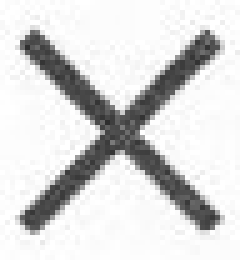
#> input picture template.jpg, 48 x 52 px (shown 5 times larger)
$ jupyter execute --allow-errors 'Complete Process on Single Image.ipynb'
#> lines starting #> are read from the running program, lines starting #| are printed output that depends on the picture; after the words box and inside, x2 and y2 are one past the last pixel; in counts of white or black regions, pixels touching at a corner belong together
[cell 1]
from PIL import Image
from pathlib import Path
from os import path
import numpy as np
import cv2
import imutils
from pprint import pprint

IMG_DIR = Path("SingleImageProcess")

## Convenience Functions

[cell 2]
def save_as_jpg(img, save_to):
#     RGB = "RGB"
    BW = "L"
    old = str(img) #img is a path
    old_name = str(img.name)
    new_name = old_name.rstrip(str(img.suffix))
    new_img = Image.open(img).convert(BW)
    name = path.join(save_to, new_name+".jpg")
    new_img.save(name)

## 1. setup and convert images to jpg

[cell 3]
# ensure saved as JPG, from JPEG and PNG
img = Path(IMG_DIR, "original.jpeg")
#> (the rest of this cell did not finish here and is left out)

## 2. rotate images to landscape

[cell 4]
image_path = Path(IMG_DIR, "original.jpg")
#> (the rest of this cell did not finish here and is left out)

## 3. ensure pictures right-side up with template search

[cell 5]
def find_match(template, target):
    method = cv2.TM_SQDIFF_NORMED
    result = cv2.matchTemplate(template, target, method)

    # minimum squared difference
    # image similarity score is maxVal
    mn, maxVal, mnLoc, maxLoc = cv2.minMaxLoc(result)

    # exaggerate the values to make it easier to set a cutoff point
    return (maxVal*100)**2

[cell 6]
# load images
TEMPLATE = "template.jpg"
#> TEMPLATE = 'template.jpg'
template_img = cv2.imread(TEMPLATE, 1) #1 is grayscale enum flag
#> template_img is the input picture: shape (52, 48, 3); min 46, max 255, mean 216.4

img_path = Path(IMG_DIR, "rotated.jpg")
test = str(img_path)
test_img = cv2.imread(test, 1) #1 is grayscale enum flag

# cropping box to reduce search area for target template
left = 8500
top = 8000
right = left + 700
bottom = top + 700

# get the target image from the template
# crop_img = img[y:y+h, x:x+w] #opencv's x and y are flipped
#> (the rest of this cell did not finish here and is left out)

## 4. crop off margins

[cell 7]
# cropping box to reduce search area for target template
left = 850
top = 710
right = 12560
bottom = 7300

img_path = Path(IMG_DIR, "upright.jpg")
file_name = str(img_path)
img = cv2.imread(file_name, 1) #1 is grayscale enum flag
#> (the rest of this cell did not finish here and is left out)

## 5. downscale images

[cell 8]
SCALE_PERCENT = 10 # percent of original size

img_path = Path(IMG_DIR, "cropped.jpg")
img_name = str(img_path)
img = cv2.imread(img_name, cv2.IMREAD_UNCHANGED)
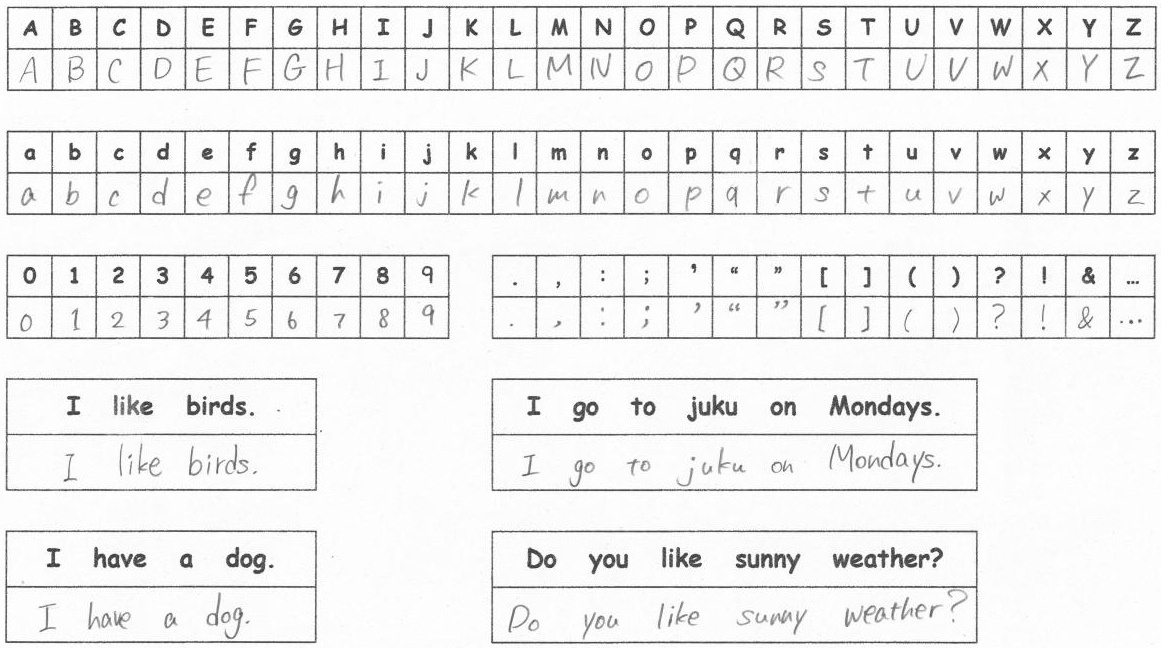
#> input picture BatchProcess/cropped.jpg, 1161 x 648 px, found by its file name
#> img is the input picture: shape (648, 1161, 3); min 35, max 255, mean 239

# calculate new size
width = int(img.shape[1] * SCALE_PERCENT / 100)
#> width = 116
height = int(img.shape[0] * SCALE_PERCENT / 100)
#> height = 64
new_size = (width, height)
#> new_size = (116, 64)

# resize image
resized = cv2.resize(img, new_size, interpolation = cv2.INTER_AREA)
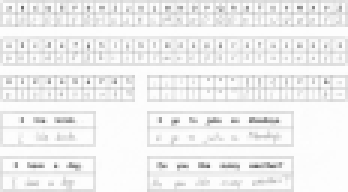
#> resized: shape (64, 116, 3) (shown 3 times larger); min 111, max 254, mean 239
resized_name = str(Path(IMG_DIR, "resized.jpg"))
cv2.imwrite(resized_name, resized)

print(f"cropped.jpg: {img.shape}, resized.jpg: {resized.shape}")
#| cropped.jpg: (648, 1161, 3), resized.jpg: (64, 116, 3)

## 6. deskew images

[cell 9]
def load(img):
    # load the image from disk
    image = cv2.imread(str(img))
#> image: shape (64, 116, 3); min 109, max 255, mean 238.9

    # convert to grayscale, flip foreground and background
    # foreground is now "white" and the background is "black"
    gray = cv2.cvtColor(image, cv2.COLOR_BGR2GRAY)
    gray = cv2.bitwise_not(gray)
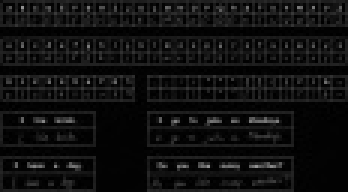
#> gray: shape (64, 116) (shown 3 times larger); min 0, max 146, mean 16.1

    # threshold the image, setting all foreground pixels to 255 and all background pixels to 0
    return image, cv2.threshold(gray, 0, 255, cv2.THRESH_BINARY | cv2.THRESH_OTSU)[1]

def deskew(image, angle):
    # rotate the image to deskew it
    (h, w) = image.shape[:2]
    center = (w // 2, h // 2)
    M = cv2.getRotationMatrix2D(center, angle, 1.0)
    return cv2.warpAffine(image, M, (w, h), flags=cv2.INTER_CUBIC, borderMode=cv2.BORDER_REPLICATE)

# load and get threshold
img_path = Path(IMG_DIR, "resized.jpg")
image, thresh = load(img_path)
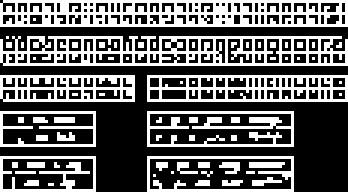
#> thresh: shape (64, 116) (shown 3 times larger); 37.7% white in thin lines or dots

# grab the (x, y) coordinates of all pixel values that
# are greater than zero, then use these coordinates to
# compute a rotated bounding box that contains all
# coordinates
coords = np.column_stack(np.where(thresh > 0))
#> coords = 2801 pairs, first value 0 to 63, second value 0 to 115
angle = cv2.minAreaRect(coords)[-1]
#> angle = -90

# the `cv2.minAreaRect` function returns values in the
# range [-90, 0); as the rectangle rotates clockwise the
# returned angle trends to 0 -- in this special case we
# need to add 90 degrees to the angle
if angle < -45:
    angle = -(90 + angle)
#> angle = 0

# otherwise, just take the inverse of the angle to make it positive
else:
    angle = -angle

deskewd = deskew(image, angle)
#> in deskew, `M = cv2.getRotationMatrix2D(center, angle, 1.0)`: M = [[1, 0, 0], [0, 1, 0]]
deskewd_name = str(Path(IMG_DIR, "deskewd.jpg"))
cv2.imwrite(deskewd_name, deskewd)
#> Out = True

## 7. slice the images into 8 parts

[cell 10]
class CroppingTemplate:
    def __init__(self):
        self.image_file = None  # posix path
        self.img = None  # actual image
        self.counter = 1
        self.dest_dir = "./major_pieces"

        self.left = 0
        self.x1 = 330
        self.x2 = 470
        self.x3 = 990
        self.right = None  # set in self.load()

        self.top = 0
        self.y1 = 110
        self.y2 = 235
        self.y3 = 360
        self.y4 = 510
        self.bottom = None  # set in self.load()

# [18 lines of commented-out code are left out]
    def single_image_process(self):
        self.img = Image.open(str(self.image_file))
        self.right = self.img.size[0]  # image width
#> self.right = 116
        self.bottom = self.img.size[1]  # image height
#> self.bottom = 64
        self.setup_sections()

        # crop out the parts based on the (manually set) template's dimensions
        for section in self.major_sections:
            for dir_name, box in section.items():
                cropped_img = self.img.crop((box["left"], box["top"], box["right"], box["bottom"]))
                file_name = path.join("SingleImageProcess", dir_name+".jpg")
#                 print("file name: ", file_name)
                cropped_img.save(file_name)
#> this loop made 4 passes
#> pass 1, in single_image_process, `cropped_img.save(file_name)`:
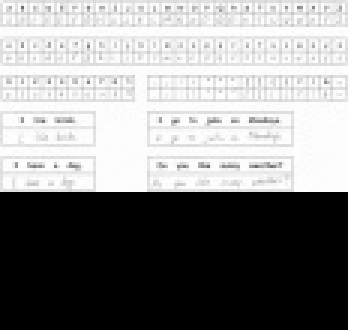
#> saved as uppercase.jpg: PIL image 116x110 RGB (shown 3 times larger); min 0, max 255, mean 139
#> after the loop: cropped_img: PIL image 470x125 RGB; every value is 0

    def setup_sections(self):
        # these are the box boundaries for each section, manually set
        self.major_sections = [
            {"uppercase": {
                "left": self.left,
                "top": self.top,
                "right": self.right,
                "bottom": self.y1}
            },
            {"lowercase": {
                "left": self.left,
                "top": self.y1,
                "right": self.right,
                "bottom": self.y2}
            },
            {"digits": {
                "left": self.left,
                "top": self.y2,
                "right": self.x2,
                "bottom": self.y3}
            },
            {"punctuation": {
                "left": self.x2,
                "top": self.y2,
                "right": self.right,
                "bottom": self.y3}
            },
            {"sent1": {
                "left": self.left,
                "top": self.y3,
                "right": self.x1,
                "bottom": self.y4}
            },
            {"sent2": {
                "left": self.x2,
                "top": self.y3,
                "right": self.x3,
                "bottom": self.y4}
            },
            {"sent3": {
                "left": self.left,
                "top": self.y4,
                "right": self.x1,
                "bottom": self.bottom}
            },
            {"sent4": {
                "left": self.x2,
                "top": self.y4,
                "right": self.x3,
                "bottom": self.bottom}
            }
        ]

[cell 11]
# extract major sections from each image
img_path = Path(IMG_DIR, "deskewd.jpg")
cropper = CroppingTemplate()
cropper.image_file = img_path
#> (the rest of this cell did not finish here and is left out)

#### Uppercase

#### Lowercase

#### Digits

#### Punctuation

#### Sentence 1

#### Sentence 2

#### Sentence 3

#### Sentence 4

## 8. extract individual boxes

[cell 12]
img_path = Path(IMG_DIR, "uppercase.jpg")
file_name = str(img_path)

# Read image
uppercase_img = cv2.imread(file_name)
#> uppercase_img: shape (110, 116, 3); min 0, max 255, mean 138.8
gray = cv2.cvtColor(uppercase_img, cv2.COLOR_BGR2GRAY)
#> gray: shape (110, 116)

# bilateralFilter reduces noise while preserving boundaries
gray = cv2.bilateralFilter(gray, 11, 17, 17)
file_name = str(Path(IMG_DIR, "bilateralFiltered.jpg"))
cv2.imwrite(file_name, gray)
#> Out = True

#### bilateralFiltered.jpg

[cell 13]
# invert the image for making bounding boxes
inverted = cv2.bitwise_not(gray)
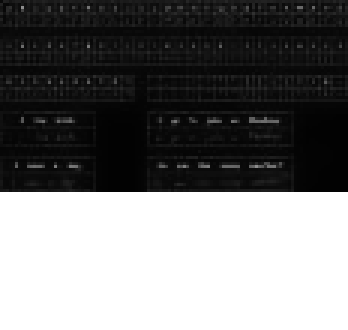
#> inverted: shape (110, 116) (shown 3 times larger); min 2, max 255, mean 115.7
file_name = str(Path(IMG_DIR, "bilateralFilteredInverted.jpg"))
cv2.imwrite(file_name, inverted)
#> Out = True

#### bilateralFilteredInverted.jpg

[cell 14]
# get edges
# edged = cv2.Canny(gray, 30, 200)
edged = cv2.Canny(inverted, 30, 200)
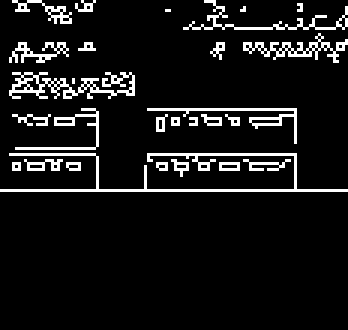
#> edged: shape (110, 116) (shown 3 times larger); 8.6% white in thin lines or dots, all inside (x1, y1, x2, y2) = (0, 0, 116, 64)
file_name = str(Path(IMG_DIR, "canny.jpg"))
cv2.imwrite(file_name, edged)
#> Out = True

#### canny.jpg

[cell 15]
# find contours in the edged image, keep only the largest ones, and initialize our screen contour
contours = cv2.findContours(edged.copy(), cv2.RETR_TREE, cv2.CHAIN_APPROX_SIMPLE)
#> contours = 96 contours, 91 with area under 20; largest, box (x1, y1, x2, y2) and area: (3, 24, 45, 33) 92, (81, 11, 116, 21) 60, (4, 0, 24, 8) 26, (3, 14, 23, 21) 26, (49, 36, 99, 48) 24
contours = imutils.grab_contours(contours) # convenience function (really simple, see https://github.com/jrosebr1/imutils/blob/master/imutils/convenience.py)
contours = sorted(contours, key = cv2.contourArea, reverse=True)[:10]
#> contours = 10 contours, 5 with area under 20; largest, box (x1, y1, x2, y2) and area: (3, 24, 45, 33) 92, (81, 11, 116, 21) 60, (4, 0, 24, 8) 26, (3, 14, 23, 21) 26, (49, 36, 99, 48) 24
print(f"Contours found: {len(contours)}")
#| Contours found: 10
print(f"Length of first contour: {len(contours[0])}")
#| Length of first contour: 130
print(type(contours))
#| <class 'list'>

[cell 16]
screenCnt = None
# loop over our contours
for c in contours:
    # approximate the contour
    epsilon = 0.015 * cv2.arcLength(c, True)
    approx = cv2.approxPolyDP(c, epsilon, True)

    # if our approximated contour has four points, then we can assume that we have found our screen
    if len(approx) == 4:
        screenCnt = approx
        break
#> this loop made 10 passes
#> epsilon on passes 1 to 10: 3.35, 2.07, 0.989, 1.27, 2.35, 0.325, 0.53, 1.86, 0.23, 7.08

[cell 17]
# opencv colors
blue = (255, 0, 0)
red = (0, 0, 255)
green = (0, 255, 0)
black = (0, 0, 0)
purple = (255, 0, 255)

[cell 18]
# cv2.drawContours(uppercase_img, screenCnt, -1, (0, 255, 0), 3)
boxed_image = cv2.drawContours(uppercase_img, contours, -1, green, 1)
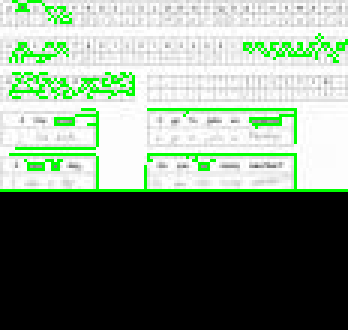
#> boxed_image: shape (110, 116, 3) (shown 3 times larger); mean B, G, R 124.3, 139.8, 124.3
boxed_name = str(Path(IMG_DIR, "boxed.jpg"))
cv2.imwrite(boxed_name, boxed_image)
#> Out = True

# Experimenting with getting individual boxes

[cell 19]
# Exploring how to isolate the row of handwritten letters.
# get the minmax of x/y values
# save the first contoured image
# first = contours[0]
# first.shape   # (190, 1, 2)
# first[0]   # array([[233,   6]], dtype=int32)
# first is an array of [[x, y]] points
# first[0][0][0]   # 233
# first[0][0][1]   # 6

coord = lambda point: tuple(point[0][0])  # tuple(x, y)
radius = 10
thickness = -1 # negative for filled circle

# draw a point to see where it is in the image
# image = cv.circle(image, centerOfCircle, radius, color, thickness)
dotted = cv2.circle(boxed_image, coord(contours[0]), radius, blue, thickness)
file_name = str(Path(IMG_DIR, "dotted.jpg"))
cv2.imwrite(file_name, dotted)
#> Out = True

[cell 20]
# get minmax of x and y values
x = lambda point: point[0][0][0]
y = lambda point: point[0][0][1]

xs = [x(contour) for contour in contours]
#> xs = [4, 106, 4, 6, 49, 83, 8, 27, 10, 3]
ys = [y(contour) for contour in contours]
#> ys = [24, 11, 0, 14, 36, 40, 53, 36, 26, 51]

x_min = min(xs)
#> x_min = 3
x_max = max(xs)
#> x_max = 106
y_min = min(ys)
#> y_min = 0
y_max = max(ys)
#> y_max = 53
print(f"Xmin {x_min}  Xmax {x_max}  Ymin {y_min}  Ymax {y_max}")
#| Xmin 3  Xmax 106  Ymin 0  Ymax 53

[cell 21]
# Plot the four extremes of the first contour
upper_left = (x_min, y_min)
#> upper_left = (3, 0)
lower_left = (x_min, y_max)
#> lower_left = (3, 53)
upper_right = (x_max, y_min)
#> upper_right = (106, 0)
lower_right = (x_max, y_max)
#> lower_right = (106, 53)

four_corners = cv2.circle(uppercase_img, upper_left, radius, red, thickness)
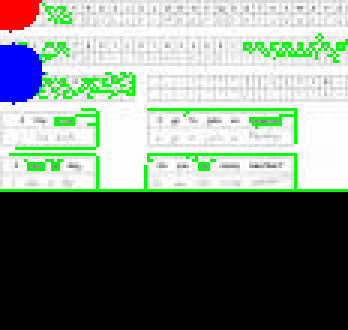
#> four_corners: shape (110, 116, 3) (shown 3 times larger); mean B, G, R 124.1, 133, 121.6
four_corners = cv2.circle(uppercase_img, upper_right, radius, green, thickness)
four_corners = cv2.circle(uppercase_img, lower_left, radius, purple, thickness)
four_corners = cv2.circle(uppercase_img, lower_right, radius, black, thickness)
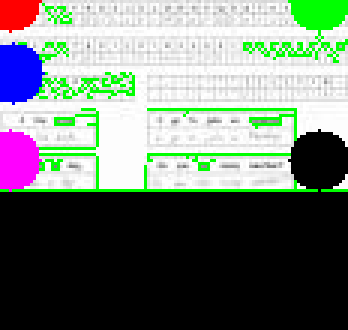
#> four_corners: shape (110, 116, 3) (shown 3 times larger); mean B, G, R 115.8, 122.8, 113.3
file_name = str(Path(IMG_DIR, "contour1.jpg"))
cv2.imwrite(file_name, four_corners)
#> Out = True

[cell 22]
def four_corners(box):
    xs = [el[0][0] for el in box]
    ys = [el[0][1] for el in box]
    x_min = min(xs)
    x_max = max(xs)
    y_min = min(ys)
    y_max = max(ys)
    return (x_min, x_max, y_min, y_max)

def area(corners):
    return (corners[1] - corners[0]) * (corners[3] - corners[2])

boxes = {}
#> (the rest of this cell did not finish here and is left out)

[cell 23]
# box with the greatest area
biggest_area = 0
biggest_box = None
for box, values in boxes.items():
    if values["area"] > biggest_area:
        biggest_area = values["area"]
        biggest_box = values
#> this loop made 1 pass
#> (box, biggest_area, biggest_box) on pass 1: (0, 328, {'area': 328, 'corners': (3, 44, 24, 32)})
#> after the loop, biggest_area = 328
print(biggest_box)
#| {'area': 328, 'corners': (3, 44, 24, 32)}

[cell 24]
# crop the image again using the extremes of the largest-area box
corners = biggest_box["corners"]
left = corners[0]
#> left = 3
top = corners[2]
#> top = 24
right = corners[1]
#> right = 44
bottom = corners[3]
#> bottom = 32

# crop_img = img[y:y+h, x:x+w] #opencv's x and y are flipped
canny_cropped = uppercase_img[top:bottom, left:right]
file_name = str(Path(IMG_DIR, "croppedAfterCanny.jpg"))
cv2.imwrite(file_name, canny_cropped)
#> Out = True

Going by just the biggest area doesn't work as there may be cut off as on the left...

[cell 25]
# the minmax across all the box corners
# for box, values in boxes.items()
xmin = min([values["corners"][0] for box, values in boxes.items()])
#> xmin = 3
xmax = max([values["corners"][1] for box, values in boxes.items()])
#> xmax = 44
ymin = min([values["corners"][2] for box, values in boxes.items()])
#> ymin = 24
ymax = max([values["corners"][3] for box, values in boxes.items()])
#> ymax = 32

print(xmin, xmax, ymin, ymax)
#| 3 44 24 32

[cell 26]
# load the original image
img_path = Path(IMG_DIR, "uppercase.jpg")
file_name = str(img_path)

# Read image
uppercase_img = cv2.imread(file_name)

# crop the image again using the extremes of all the contours
left = xmin
top = ymin
right = xmax
bottom = ymax

# get the target image from the template
# crop_img = img[y:y+h, x:x+w] #opencv's x and y are flipped
canny_cropped_all_extremes = uppercase_img[top:bottom, left:right]
file_name = str(Path(IMG_DIR, "croppedAfterCanny-allextremes.jpg"))
cv2.imwrite(file_name, canny_cropped_all_extremes)
#> Out = True

This worked well. Getting the extreme edges using Canny and cropping the image as close as possbile to the boxes


Because this is a template image, perhaps just dividing the boxes up can be done much simpler than using opencv directly.

[cell 27]
width = canny_cropped_all_extremes.shape[1]
#> width = 41
height = canny_cropped_all_extremes.shape[0]
#> height = 8

border = 1.5
boxes_wide = 26
rows_high = 2
l_top = round((height/2) + 2* border) # compensate for border
#> l_top = 7
l_bottom = round(height - border)
#> l_bottom = 6
#L is between 11th and 12th vertical line
l_left = round((width/boxes_wide) * 11 + (11*border))
#> l_left = 34
l_right = round(width/boxes_wide) * 12
#> l_right = 24

# crop out the letter L to test
left = l_left # xmin
#> left = 34
top = l_top # ymin
#> top = 7
right = l_right # xmax
#> right = 24
bottom = l_bottom # ymax

# a single letter
letter_l = uppercase_img[top:bottom, left:right]
#> letter_l = empty array
file_name = str(Path(IMG_DIR, "letter_l.jpg"))
cv2.imwrite(file_name, letter_l)
#> Out = True
